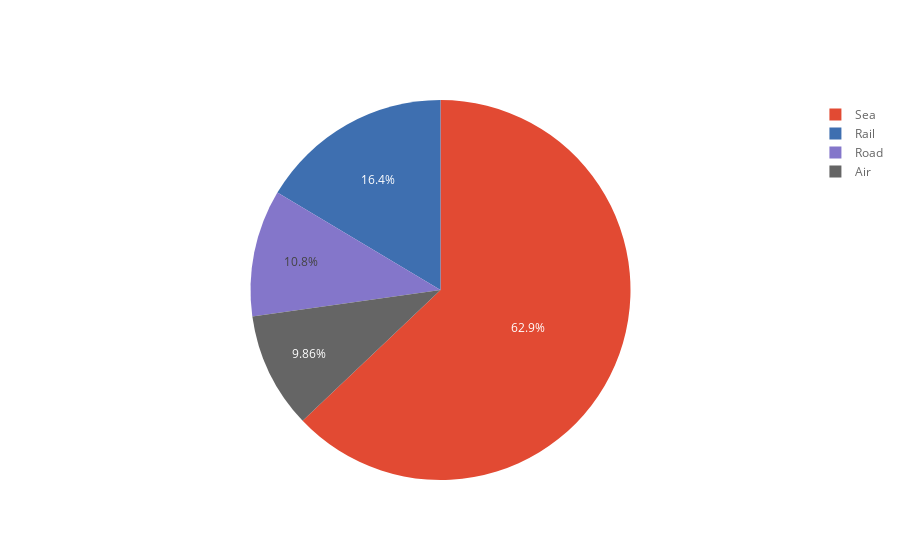

The code cell stored with this chart in its notebook:
### Code cell
medio_val_imp.iplot(kind="pie", labels="Medio de Transporte", values="Monto ($)")

### Figure 1 — Plotly figure (JSON) as saved in the notebook; plotly's stock layout.template omitted (floating-point values rounded to 4 significant figures)
{"data": [{"labels": ["Sea", "Rail", "Road", "Air"], "marker": {"colors": ["rgba(226, 74, 51, 1.0)", "rgba(62, 111, 176, 1.0)", "rgba(132, 118, 202, 1.0)", "rgba(101, 101, 101, 1.0)"]}, "name": "", "type": "pie", "values": [34938000000, 9123000000, 5990000000, 5477000000]}], "layout": {"legend": {"bgcolor": "#FFFFFF", "font": {"color": "#666666"}}, "paper_bgcolor": "#FFFFFF", "plot_bgcolor": "#E5E5E5", "titlefont": {"color": "#151516"}}}
